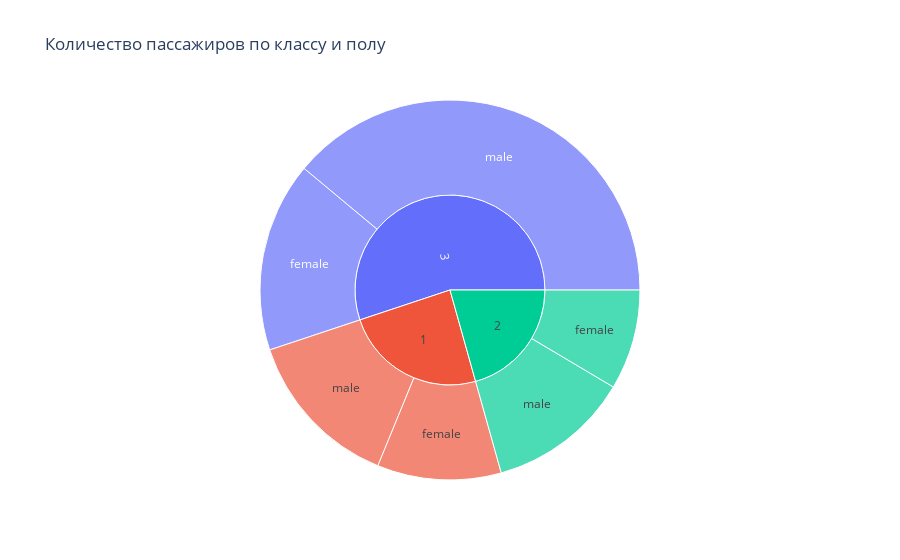

Notebook code for this chart:
### Markdown cell above
Интерактивный sunburst plot

### Code cell
fig = px.sunburst(
    df,
    path=["Pclass", "Sex"],   # уровни иерархии
    values=None,              # количество объектов считаем сами
    title="Количество пассажиров по классу и полу"
)

fig.show()

### Figure 1 — Plotly figure (JSON) as saved in the notebook; plotly's stock layout.template omitted (floating-point values rounded to 4 significant figures)
{"data": [{"branchvalues": "total", "domain": {"x": [0.0, 1.0], "y": [0.0, 1.0]}, "hovertemplate": "labels=%{label}<br>count=%{value}<br>parent=%{parent}<br>id=%{id}<extra></extra>", "ids": ["3/male", "1/female", "3/female", "1/male", "2/female", "2/male", "3", "1", "2"], "labels": ["male", "female", "female", "male", "female", "male", "3", "1", "2"], "name": "", "parents": ["3", "1", "3", "1", "2", "2", "", "", ""], "values": [347, 94, 144, 122, 76, 108, 491, 216, 184], "type": "sunburst"}], "layout": {"legend": {"tracegroupgap": 0}, "title": {"text": "Количество пассажиров по классу и полу"}}}
